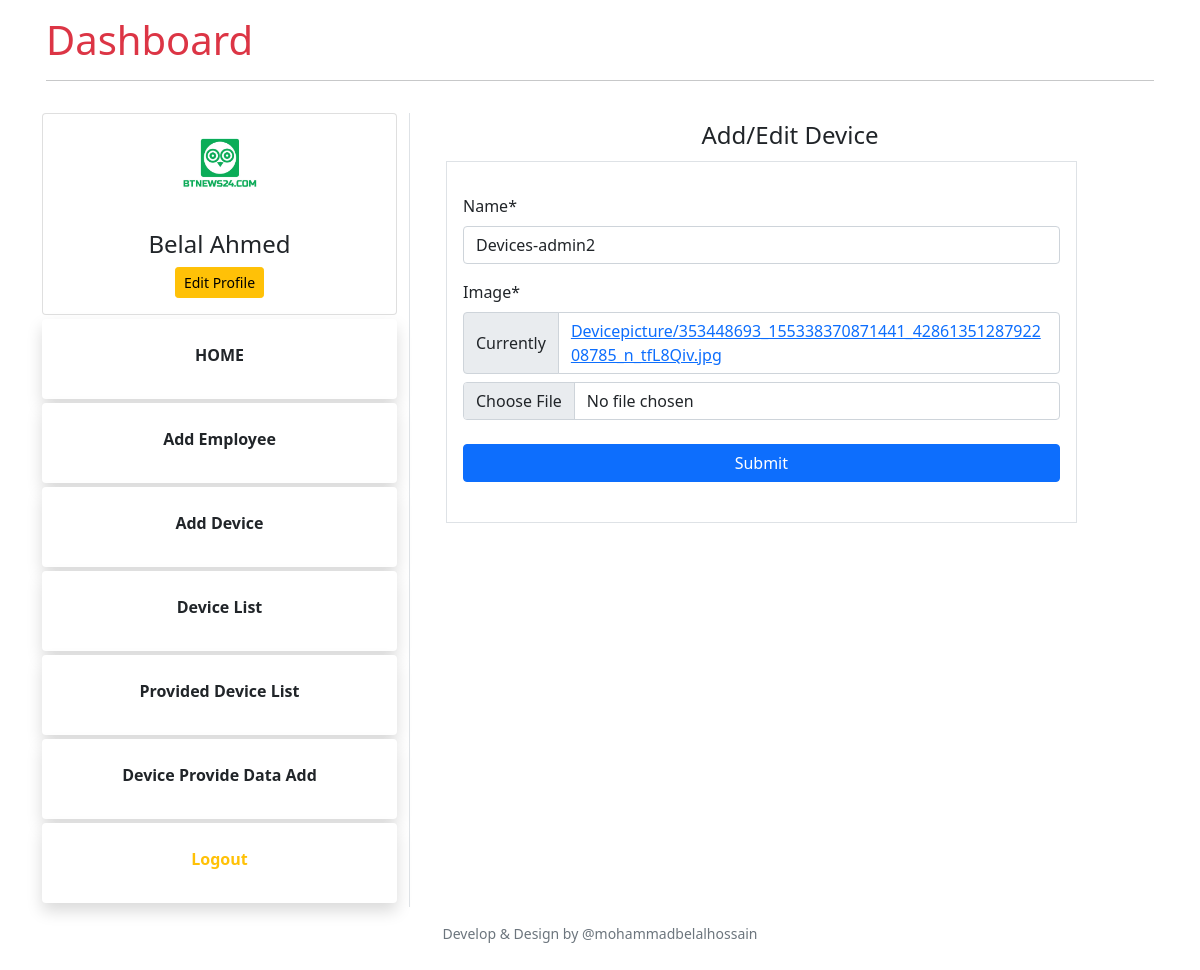
The page /device-info-update/3 (signed in) on the database its author committed.
### companies_app/models.py (models this page shows, shortened)
class User(AbstractUser):
    is_company = models.BooleanField('is_company', default=True)

class CompaniesProfile(models.Model):
    company  = models.OneToOneField(User, on_delete=models.CASCADE, max_length=1)
    image    = models.ImageField(upload_to="profilepicture", default='no_profile.png')
    phone    = models.CharField(max_length=15,unique=True,blank=True,null=True)
    address  = models.CharField(max_length=100,blank=True,null=True)

class Device(models.Model):
    company   = models.ForeignKey(User,on_delete=models.CASCADE)
    name     = models.CharField(max_length = 150)
    image    = models.ImageField(upload_to="Devicepicture", default='no_img.png')

### companies_app/views.py (the view)
# urls.py: path('device-info-update/<pk>',device_info_update,name='device-info-update'),
@login_required
@company_required
def device_info_update(request,pk):
    device = Device.objects.get(pk=pk)
    if request.method =='POST':
        form = DeviceAddForm(request.POST,request.FILES,instance=device)
        if form.is_valid():
            form.instance.company = request.user
            form.save()
            messages.success(request,f'Successfully Update')
            return redirect('device-list')
    else:
        form =DeviceAddForm(instance=device)
    return render(request, 'companies_app/add-device.html',{'form':form})

### companies_app/forms.py
class DeviceAddForm(forms.ModelForm):
    class Meta:
        model= Device
        fields = '__all__'
        exclude = ('company',)

### companies_app/templates/companies_app/add-device.html (shortened to what this page needs)
{% extends 'companies_app/base.html' %}
{% load crispy_forms_tags %}
{% block content %}
<div class="container">
    <h4 class="pt-2" style=" height: 40px; text-align: center;">Add/Edit Device</h4>
    <div class="register_page col-11 border p-3">
        <form class="my-3"  method="POST" enctype="multipart/form-data">
            <div class="form-group">
                {{form|crispy}}
            </div>
            <button class="btn btn-primary my-2 col-12">Submit</button>
        </form>
    </div>
</div>
{% endblock content %}

### companies_app/templates/companies_app/base.html (shortened to what this page needs)
<!DOCTYPE html>
<html lang="en">
<head>
    <link href="https://cdn.jsdelivr.net/npm/bootstrap@5.0.2/dist/css/bootstrap.min.css" rel="stylesheet">
</head>
<body>
    <div class="container pb-2">
        <div class="row">
          <div class="col-lg-12 p-3">
            <h1> <a class="text-decoration-none text-danger" href="{% url 'home' %}">Dashboard</a></h1>
            <hr />
          </div>
        </div>
        <div class="row">
            <div class="col-md-4 border-end">
                {% if user.is_authenticated %}
                <div class="card">
                    <img class="mx-auto" src="{{ user.companiesprofile.image.url }}" style="height:100px; width: 100px; border-radius: 50%;" alt="">
                    <div class="card-body text-center">
                        <h4 class="text-center">{{ user.first_name }}</h4>
                        <a class="btn btn-warning btn-sm" href="{% url 'update-company-profile' %}">Edit Profile</a>
                    </div>
                </div>
                <a class="text-decoration-none " href="{% url 'home' %}">
                  <div class="card p-2 my-1 shadow bg-purple text-center border-0">
                    <div class="card-body">
                      <p class="card-title fw-bold text-dark">HOME</p>
                    </div>
                  </div>
                </a>
              {% if user.is_company %}
                <a class="text-decoration-none" href="{% url 'employee-add' %}">
                  <div class="card p-2 my-1 shadow bg-purple text-center border-0">
                    <div class="card-body">
                      <p class="card-title fw-bold text-dark">Add Employee</p>
                    </div>
                  </div>
                </a>
                <a class="text-decoration-none" href="{% url 'device-add' %}">
                    <div class="card p-2 my-1 shadow bg-purple text-center border-0">
                      <div class="card-body">
                        <p class="card-title fw-bold text-dark">Add Device</p>
                      </div>
                    </div>
                  </a>
                  <a class="text-decoration-none" href="{% url 'device-list' %}">
                    <div class="card p-2 my-1 shadow bg-purple text-center border-0">
                      <div class="card-body">
                        <p class="card-title fw-bold text-dark">Device List</p>
                      </div>
                    </div>
                  </a>
                  <a class="text-decoration-none" href="{% url 'provided-device-list' %}">
                    <div class="card p-2 my-1 shadow bg-purple text-center border-0">
                      <div class="card-body">
                        <p class="card-title fw-bold text-dark">Provided Device List</p>
                      </div>
                    </div>
                  </a>
                  <a class="text-decoration-none" href="{% url 'device-checkout' %}">
                    <div class="card p-2 my-1 shadow bg-purple text-center border-0">
                      <div class="card-body">
                        <p class="card-title fw-bold text-dark">Device Provide Data Add</p>
                      </div>
                    </div>
                  </a>
              {% endif %}
              <a class="text-decoration-none" href="{% url 'logout' %}">
                <div class="card p-2 my-1 shadow bg-purple text-center border-0">
                  <div class="card-body">
                    <p class="card-title fw-bold text-warning">Logout</p>
                  </div>
                </div>
              </a>
            {% endif %}
            </div>
        <div class="col-md-8">
            {% block content %}
            {% endblock content %}
        </div>
        </div>
      <footer class="footer">
        <div class="row text-center p-3">
          <p class="small text-muted">Develop & Design by @mohammadbelalhossain</p>
        </div>
      </footer>
</body>
</html>

### rows shown on the page
User: companiesprofile.image (picture), first_name "Belal Ahmed"
Device: name "Devices-admin2"
